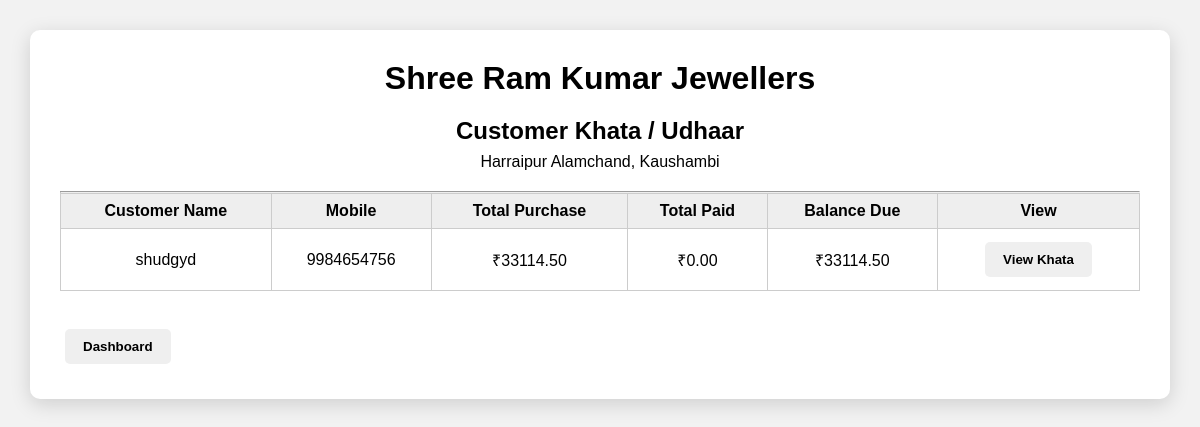
The app's page /customers (signed in) with its own data.
### tables this page shows
CREATE TABLE bills (
            id INTEGER PRIMARY KEY AUTOINCREMENT,
            bill_no TEXT UNIQUE NOT NULL,
            customer_name TEXT,
            customer_mobile TEXT,
            subtotal REAL DEFAULT 0,
            discount REAL DEFAULT 0,
            gst REAL DEFAULT 0,
            grand_total REAL DEFAULT 0,
            payment_mode TEXT,
            amount_paid REAL DEFAULT 0,
            balance REAL DEFAULT 0,
            created_at TIMESTAMP DEFAULT CURRENT_TIMESTAMP
        );

### app.py (the view)
@app.route("/customers")
@login_required
def customers():
    conn = get_db_connection()
    customer_list = conn.execute("""
        SELECT

            customer_name,

            customer_mobile,

            COALESCE(
                SUM(grand_total),
                0
            ) AS total_purchase,

            COALESCE(
                SUM(amount_paid),
                0
            ) AS total_paid,

            COALESCE(
                SUM(balance),
                0
            ) AS total_balance

        FROM bills

        WHERE customer_mobile IS NOT NULL

        AND customer_mobile != ''

        GROUP BY

            customer_mobile,

            customer_name

        ORDER BY

            total_balance DESC

    """).fetchall()
    conn.close()
    return render_template(
        "customers.html",
        customers=customer_list
    )

### app.py (called while the page is built, shortened)
@app.context_processor
def inject_shop_settings():
    try:
        shop_settings = get_all_settings()
    except Exception as e:
        print("SETTINGS LOAD ERROR:", e)
        shop_settings = {}
    return {
        "shop_settings": shop_settings
    }

def login_required(route_function):
    @wraps(route_function)
    def wrapper(*args, **kwargs):
        return route_function(*args, **kwargs)
    return wrapper

### database.py (called while the page is built)
def get_db_connection():
    if DATABASE_URL:
        import psycopg
        conn = psycopg.connect(
            DATABASE_URL
        )
        return PostgresConnection(conn)
    conn = sqlite3.connect(
        SQLITE_DATABASE
    )
    conn.row_factory = sqlite3.Row
    return conn

def get_all_settings():
    conn = get_db_connection()
    rows = conn.execute("""
        SELECT
            setting_key,
            setting_value

        FROM app_settings
    """).fetchall()
    conn.close()
    settings = {}
    for row in rows:
        settings[
            row["setting_key"]
        ] = (
            row["setting_value"]
            or ""
        )
    return settings

### templates/customers.html (shortened to what this page needs)
<!DOCTYPE html>
<html lang="en">
<head>
    <link rel="stylesheet"
          href="{{ url_for('static', filename='style.css') }}">
</head>
<body>
<div class="container">
    <h1>Shree Ram Kumar Jewellers</h1>
    <div class="shop-info">
        <h2>Customer Khata / Udhaar</h2>
        <p>Harraipur Alamchand, Kaushambi</p>
    </div>
    <hr>
    <table>
        <thead>
        <tr>
            <th>Customer Name</th>
            <th>Mobile</th>
            <th>Total Purchase</th>
            <th>Total Paid</th>
            <th>Balance Due</th>
            <th>View</th>
        </tr>
        </thead>
        <tbody>
        {% for customer in customers %}
        <tr>
            <td>{{ customer["customer_name"] }}</td>
            <td>{{ customer["customer_mobile"] }}</td>
            <td>
                ₹{{ "%.2f"|format(customer["total_purchase"]) }}
            </td>
            <td>
                ₹{{ "%.2f"|format(customer["total_paid"]) }}
            </td>
            <td>
                ₹{{ "%.2f"|format(customer["total_balance"]) }}
            </td>
            <td>
                <a href="/customer/{{ customer['customer_mobile'] }}">
                    <button type="button">
                        View Khata
                    </button>
                </a>
            </td>
        </tr>
        {% endfor %}
        </tbody>
    </table>
    <br>
    <a href="/">
        <button type="button">
            Dashboard
        </button>
    </a>
</div>
</body>
</html>

### static/style.css (style rules this page uses)
* { box-sizing: border-box; margin: 0; padding: 0; font-family: Arial, sans-serif; }
body { background: #f2f2f2; padding: 30px; }
.container { max-width: 1200px; margin: auto; background: white; padding: 30px; border-radius: 10px; box-shadow: 0 5px 20px rgba(0, 0, 0, 0.15); }
h1 { text-align: center; margin-bottom: 20px; }
.shop-info { text-align: center; margin-bottom: 20px; }
.shop-info h2 { margin-bottom: 8px; }
table { width: 100%; border-collapse: collapse; margin-bottom: 15px; }
th, td { border: 1px solid #ccc; padding: 8px; text-align: center; }
th { background: #eeeeee; }
button { padding: 10px 18px; border: none; border-radius: 5px; cursor: pointer; margin: 5px; font-weight: bold; }

### records on screen
bills: customer_name "shudgyd", customer_mobile "9984654756", total_purchase "33114.50", total_paid "0.00", total_balance "33114.50"
